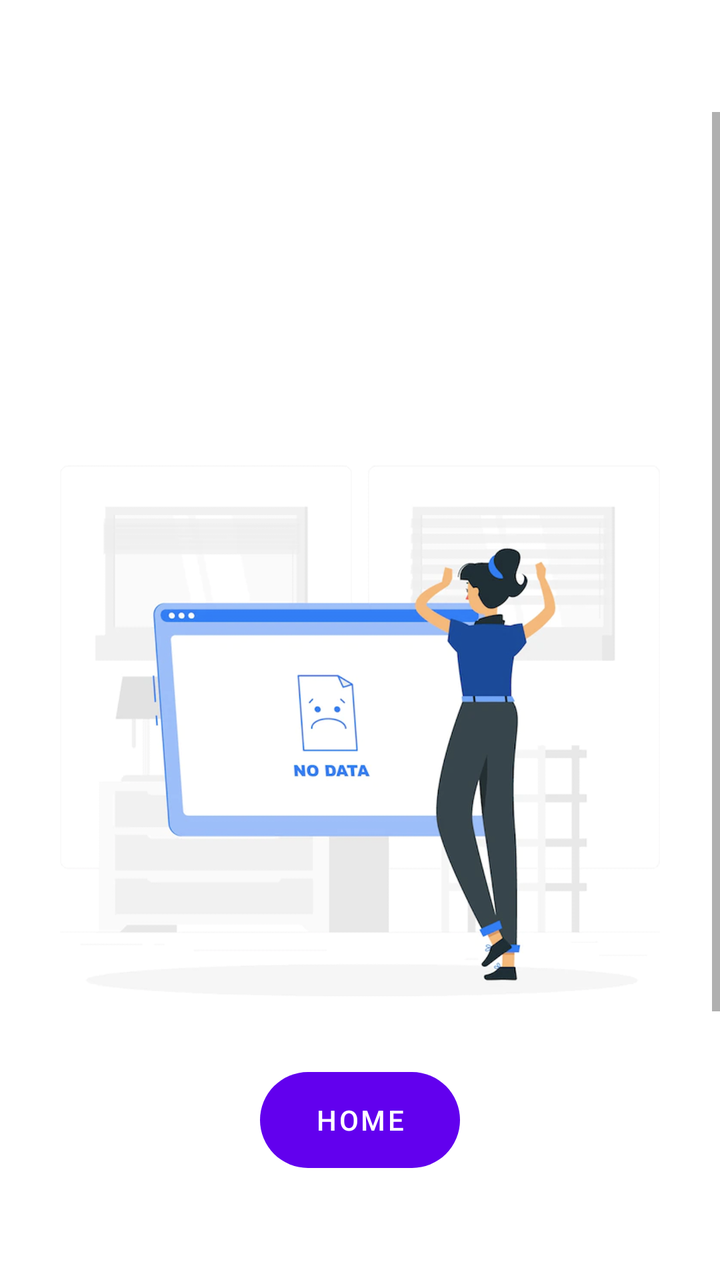
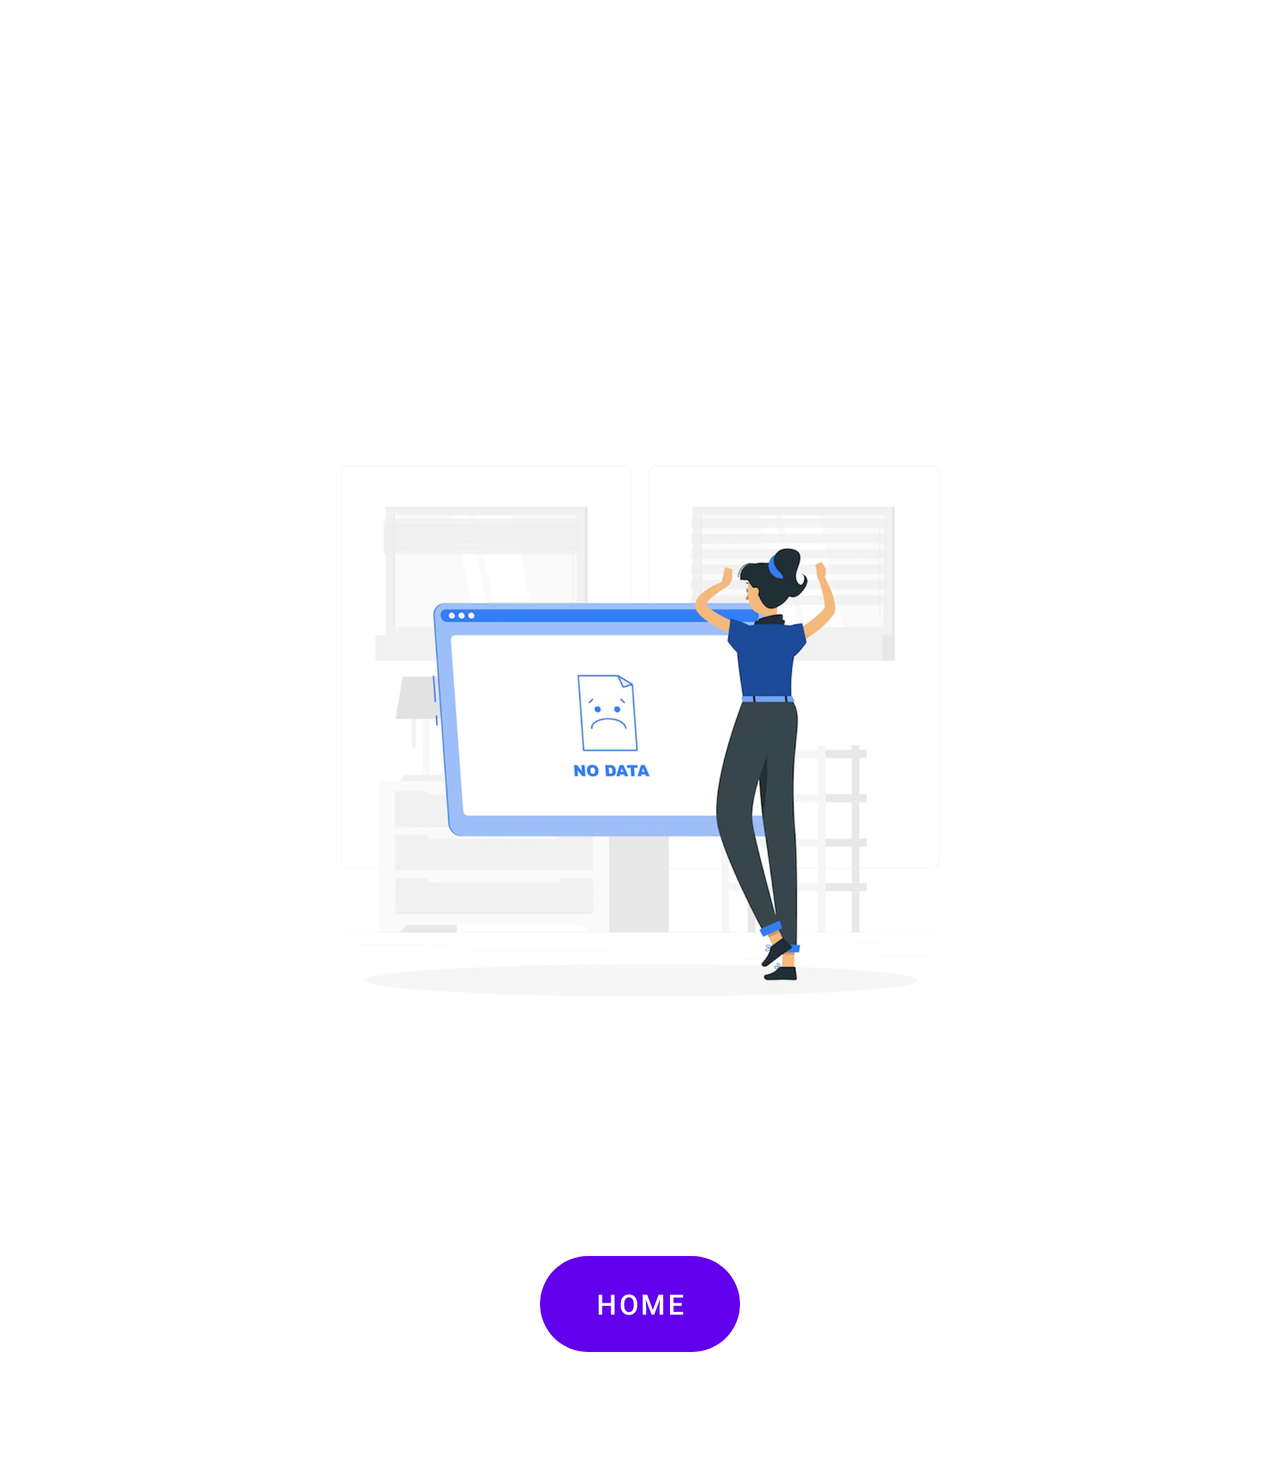

Compare how this app lays out the same screen by default and in its alternative resource folder. The renders come first, then the two layout files and the values they reference.
<!-- AndroidManifest.xml: application theme Theme.WorkoutFInalProject -->
<!-- res/layout/fragment_reminder.xml -->
<?xml version="1.0" encoding="utf-8"?>
<layout xmlns:android="http://schemas.android.com/apk/res/android"
    xmlns:app="http://schemas.android.com/apk/res-auto"
    xmlns:tools="http://schemas.android.com/tools"
    tools:context=".workout.RecordsListFragment">

    <data>
        <variable
            name="recVM"
            type="project.st991558097.shubh.viewModel.ReminderViewModel" />
    </data>

    <RelativeLayout
        android:layout_width="match_parent"
        android:layout_height="match_parent"
        android:layout_marginTop="?actionBarSize"
        android:layout_marginBottom="?actionBarSize">

        <ScrollView
            android:id="@+id/scroll"
            android:layout_width="match_parent"
            android:layout_height="match_parent">

            <RelativeLayout
                android:id="@+id/parent"
                android:layout_width="match_parent"
                android:layout_height="wrap_content">


                <RelativeLayout
                    android:id="@+id/recycler"
                    android:layout_width="match_parent"
                    android:layout_height="match_parent">

                    <androidx.recyclerview.widget.RecyclerView
                        android:id="@+id/reminderListRV"
                        android:layout_width="match_parent"
                        android:layout_height="620dp"
                        android:layout_centerInParent="true"
                        app:setReminderList="@{recVM.reminderLiveData}" />

                </RelativeLayout>

                <ImageView
                    android:id="@+id/noListText"
                    android:layout_width="300dp"
                    android:layout_height="300dp"
                    android:src="@drawable/nodata_img"
                    android:layout_centerInParent="true"/>


            </RelativeLayout>

        </ScrollView>

        <Button
            android:id="@+id/goToHome"
            android:layout_width="wrap_content"
            android:layout_height="wrap_content"
            android:background="@drawable/custom_button"
            android:text="home"
            android:layout_alignParentBottom="true"
            android:layout_centerHorizontal="true"/>

    </RelativeLayout>

</layout>
<!-- resources referenced by this layout -->
<resources>
  <!-- drawable custom_button (drawable) -->
  <?xml version="1.0" encoding="utf-8"?>
  <shape
      xmlns:android="http://schemas.android.com/apk/res/android"
      android:shape="rectangle" >
  
      <corners android:radius="40dp" />
  
      <size
          android:width="100dp"
          android:height="20dp"
          />
  </shape>
  <!-- drawable nodata_img: png bitmap (drawable, 315340 bytes) -->
  <style name="Theme.WorkoutFInalProject" parent="Theme.MaterialComponents.DayNight.NoActionBar">
          
          <item name="colorPrimary">@color/purple_500</item>
          <item name="colorPrimaryVariant">@color/purple_700</item>
          <item name="colorOnPrimary">@color/white</item>
          
          <item name="colorSecondary">@color/teal_200</item>
          <item name="colorSecondaryVariant">@color/teal_700</item>
          <item name="colorOnSecondary">@color/black</item>
          
          <item name="android:statusBarColor">?attr/colorPrimaryVariant</item>
          
      </style>
  <color name="purple_500">#FF6200EE</color>
  <color name="purple_700">#FF3700B3</color>
  <color name="white">#FFFFFFFF</color>
  <color name="teal_200">#FF03DAC5</color>
  <color name="teal_700">#FF018786</color>
  <color name="black">#FF000000</color>
</resources>
<!-- res/layout-land/fragment_reminder.xml (the repository's variant of the layout above) -->
<!-- drawn on the phone turned sideways -->
<?xml version="1.0" encoding="utf-8"?>
<layout xmlns:android="http://schemas.android.com/apk/res/android"
    xmlns:app="http://schemas.android.com/apk/res-auto"
    xmlns:tools="http://schemas.android.com/tools"
    tools:context=".workout.RecordsListFragment">

    <data>
        <variable
            name="recVM"
            type="project.st991558097.shubh.viewModel.ReminderViewModel" />
    </data>

        <ScrollView
            android:layout_width="match_parent"
            android:layout_height="match_parent"
            android:layout_marginTop="?actionBarSize"
            android:layout_marginBottom="?actionBarSize">



                <RelativeLayout
                    android:id="@+id/parent"
                    android:layout_width="match_parent"
                    android:layout_height="wrap_content">


                    <RelativeLayout
                        android:id="@+id/recycler"
                        android:layout_width="match_parent"
                        android:layout_height="match_parent">

                        <androidx.recyclerview.widget.RecyclerView
                            android:id="@+id/reminderListRV"
                            android:layout_width="match_parent"
                            android:layout_height="620dp"
                            android:layout_centerInParent="true"
                            app:setReminderList="@{recVM.reminderLiveData}" />

                    </RelativeLayout>

                    <ImageView
                        android:id="@+id/noListText"
                        android:layout_width="300dp"
                        android:layout_height="300dp"
                        android:src="@drawable/nodata_img"
                        android:layout_centerInParent="true"/>

                    <Button
                        android:id="@+id/goToHome"
                        android:layout_width="wrap_content"
                        android:layout_height="wrap_content"
                        android:background="@drawable/custom_button"
                        android:text="home"
                        android:layout_alignParentBottom="true"
                        android:layout_centerHorizontal="true"/>

                </RelativeLayout>


        </ScrollView>
</layout>
